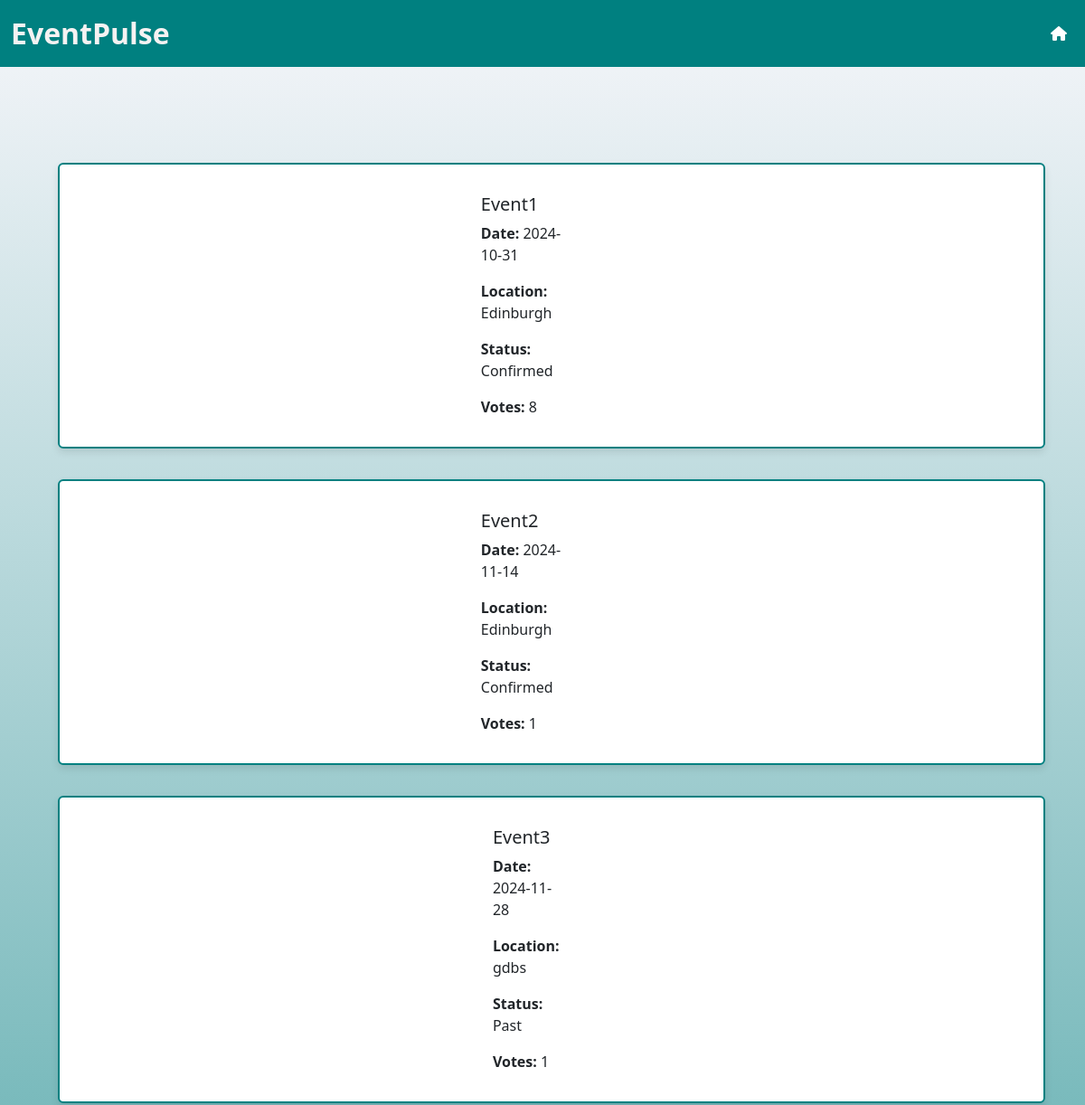
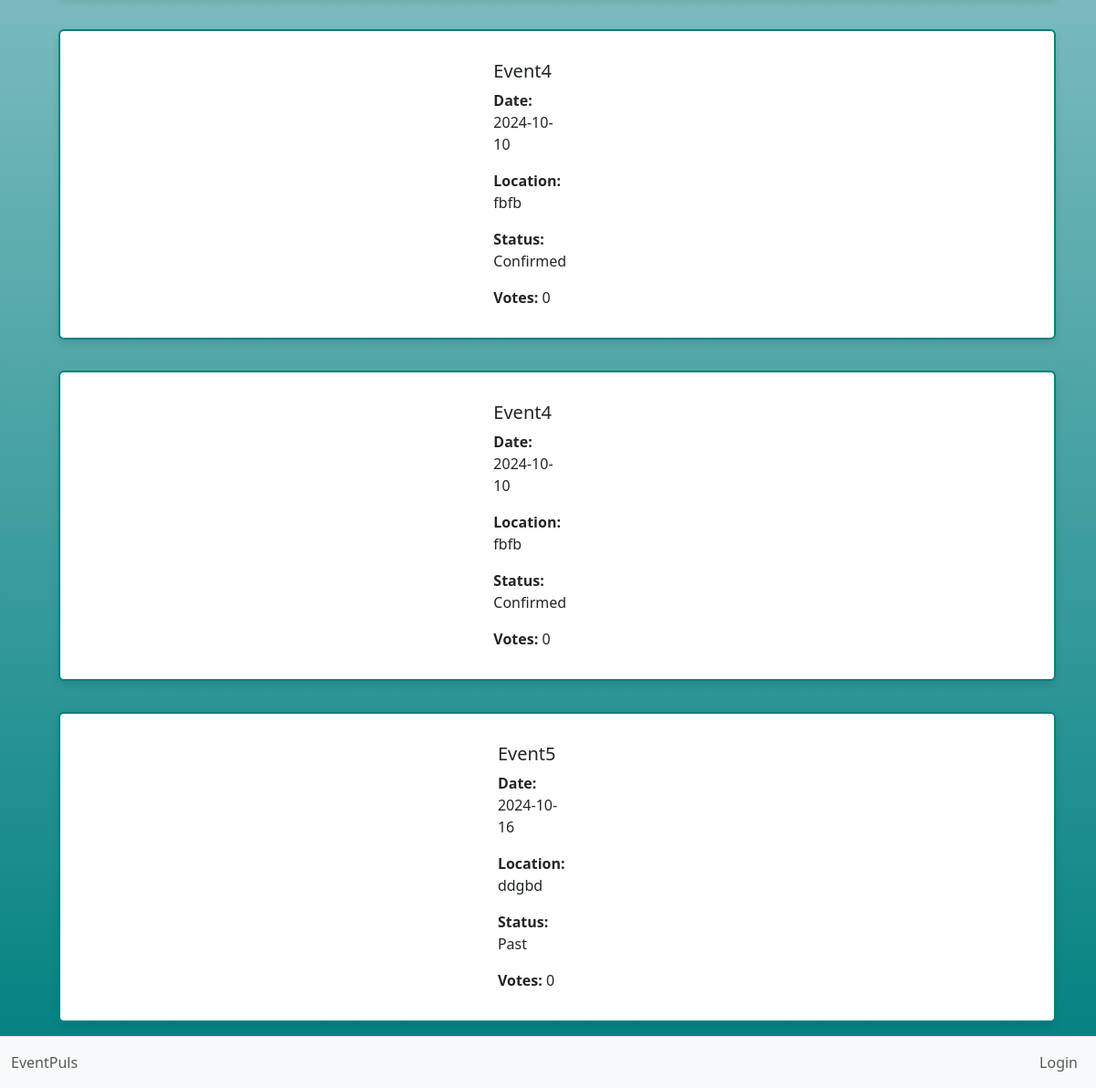
Before: / with the older database file (2 pictures, top to bottom).
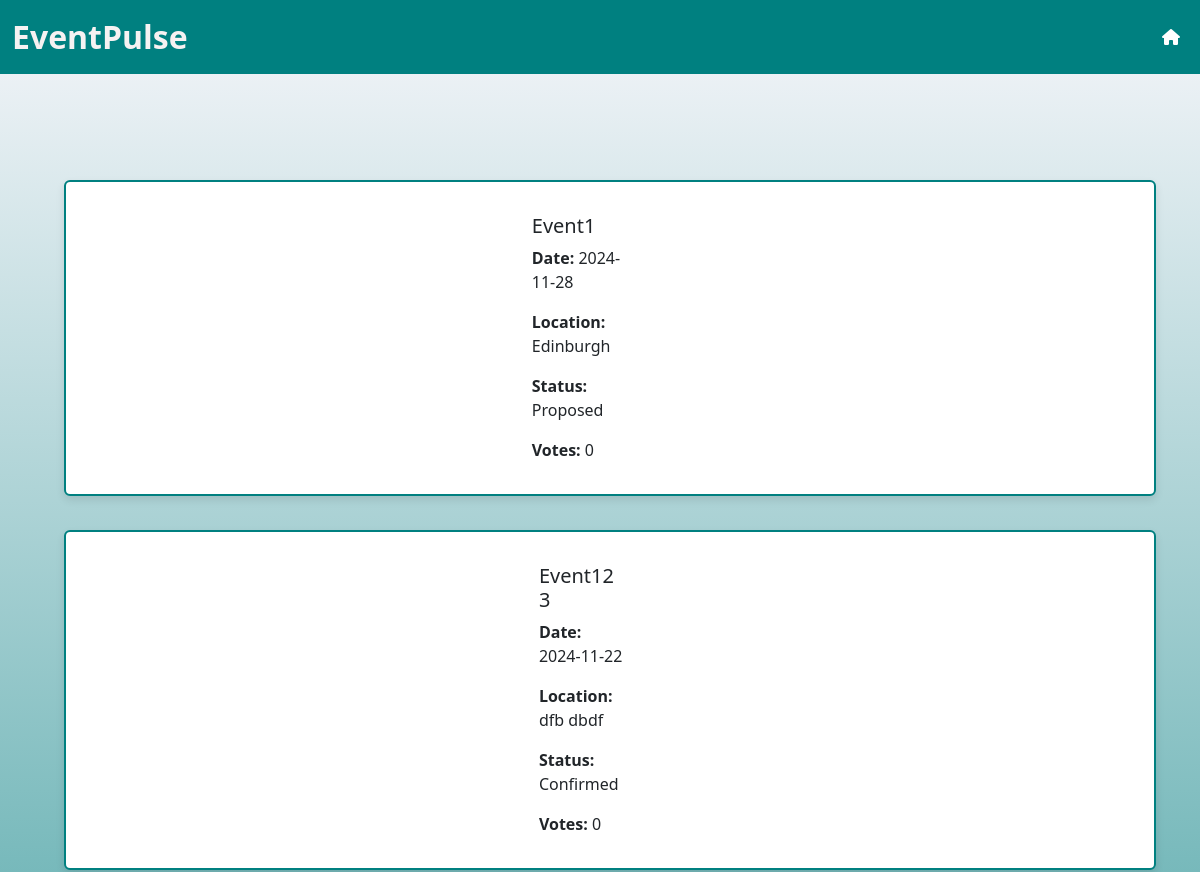
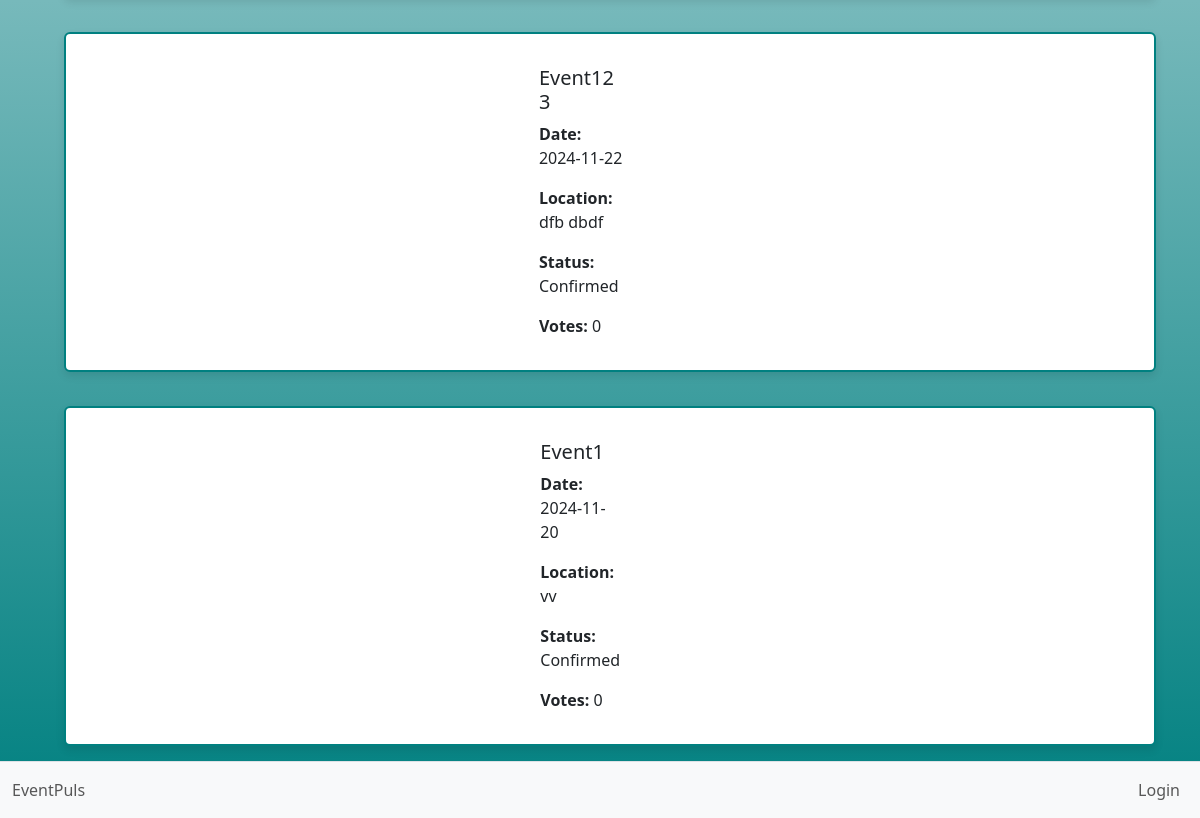
After: the same page with the newer database file (2 pictures, top to bottom).
### app.py (models this page shows)
class Event(db.Model):
    eventId = db.Column(db.Integer, primary_key=True)
    eventName = db.Column(db.String(100), nullable=False)
    description = db.Column(db.Text)
    date = db.Column(db.Date, nullable=False)
    location = db.Column(db.String(100), nullable=False)
    tag = db.Column(db.Enum(EventStatus), nullable=False)
    votes = db.Column(db.Integer, default=0)

### app.py (the view)
@app.route('/')
def index():
    events = Event.query.all()  # Fetch all events from the database
    return render_template('index.html', events=events)

### templates/index.html (shortened to what this page needs)
{% extends 'base.html' %}
{% block content %}
        <div class="container mt-5 d-flex flex-column align-items-center">
            <div class="event-container w-100 mt-5 d-flex flex-column align-items-center">
                {% if events %}
                    {% for event in events %}
                        <div class="card mb-4">
                            <a href="{{ url_for('admin_event_detail', event_id=event.eventId) }}" class="text-decoration-none text-dark">
                                <div class="row g-0">
                                    <div class="col-md-8">
                                        <div class="card-body">
                                            <h5 class="card-title">{{ event.eventName }}</h5>
                                            <p class="card-text"><strong>Date:</strong> {{ event.date }}</p>
                                            <p class="card-text"><strong>Location:</strong> {{ event.location }}</p>
                                            <p class="card-text"><strong>Status:</strong> {{ event.tag.value }}</p>
                                            <p class="card-text"><strong>Votes:</strong> {{ event.votes }}</p>
                                        </div>
                                    </div>
                                </div>
                            </a>
                        </div>
                    {% endfor %}
                {% else %}
                    <p class="text-center">No events found.</p>
                {% endif %}
            </div>
        </div>
{% endblock %}

### templates/base.html (shortened to what this page needs)
<!doctype html>
<html lang="en">
<head>
    <link rel="stylesheet" href="{{ url_for('static', filename='css/style.css') }}">
    <link href="https://cdn.jsdelivr.net/npm/bootstrap@5.3.3/dist/css/bootstrap.min.css" rel="stylesheet">
</head>
<body>
      <nav class="navbar navbar-expand-lg navbar-light ">
        <div class="container-fluid">
          <a class="navbar-brand" id="brand1" href="{{ url_for('index') }}">EventPulse</a>
          <div class="collapse navbar-collapse" id="navbarNav">
            <ul class="navbar-nav ms-auto">
              {% if current_user.is_authenticated %}
                <li class="nav-item">
                    {% if request.path == url_for('admin_index') %}
                    <a class="nav-link" href="{{ url_for('index') }}">
                        <i class="fa-solid fa-house fa-lg" style="color: #ffffff;"></i>
                    </a>
                 </li>
                 {% endif %}
                 {% if request.path == url_for('index') %}
                <li class="nav-item">
                    <a class="nav-link" href="{{ url_for('admin_index') }}">
                        <i class="fa-solid fa-gear fa-lg" style="color: #ffffff;"></i>
                    </a>
                </li>
                {% endif %}
                <li class="nav-item">
                    <a class="nav-link" href="{{ url_for('logout') }}">
                        <i class="fas fa-sign-out-alt fa-lg" style="color: #ffffff;"></i>
                    </a>
                  </li>
              {% else %}
                <li class="nav-item">
                  <a class="nav-link" href="{{ url_for('index') }}">
                    <i class="fa-solid fa-house" style="color: #ffffff;"></i>
                  </a>
                </li>
              {% endif %}
            </ul>
          </div>
        </div>
      </nav>
    <div class="container">
        {% block content %}
        {% endblock %}
    </div>
     <br><br>
    <footer class="navbar navbar-expand-lg navbar-light bg-light fixed-bottom border-top">
        <div class="container-fluid justify-content-between">
            <span class="navbar-text">
                {% block page_name %}EventPuls{% endblock %}
            </span>
            <ul class="navbar-nav">
                {% if current_user.is_authenticated %}
                    <li class="nav-item">
                        <a class="nav-link" href="{{ url_for('logout') }}">Logout</a>
                    </li>
                {% else %}
                    <li class="nav-item">
                        <a class="nav-link" href="{{ url_for('login') }}">Login</a>
                    </li>
                {% endif %}
            </ul>
        </div>
    </footer>
</body>
</html>

### static/css/style.css (style rules this page uses)
body { background: rgb(246,246,250); background: linear-gradient(180deg, rgba(246,246,250,1) 0%, rgba(0,128,128,1) 100%); color: #f9f9f9; font-family: Arial, sans-serif; margin: 0; padding: 0; }
.navbar-light { background-color: #008080 !important; }
#brand1 { color: #f6f2f2 !important; font-weight: bold !important; font-size: 2.0rem !important; }
.event-container { display: flex; justify-content: center; flex-wrap: wrap; }
.card { background-color: #fff; border-radius: 8px; border: 2px solid #008080 !important; box-shadow: 0 4px 8px rgba(0, 0, 0, 0.1); padding: 16px; margin: 10px; width: 100%; display: flex; flex-direction: row; align-items: center; }
.card-body { width: 100% !important; overflow-wrap: break-word; word-wrap: none !important; overflow-wrap: none !important; }

Changed rows visible on the page:
removed Event: eventName "Event4", date "2024-10-10", location "fbfb", tag.value "Confirmed", votes "0"
removed Event: eventName "Event5", date "2024-10-16", location "ddgbd", tag.value "Past", votes "0"
changed Event "Edinburgh": date "2024-10-31" → "2024-11-28"; tag.value "Confirmed" → "Proposed"; votes "8" → "0"
changed Event (number 2 of 4 on the later page): eventName "Event2" → "Event123"; date "2024-11-14" → "2024-11-22"; location "Edinburgh" → "dfb dbdf"; votes "1" → "0"
changed Event (number 3 of 4 on the later page): eventName "Event3" → "Event123"; date "2024-11-28" → "2024-11-22"; location "gdbs" → "dfb dbdf"; tag.value "Past" → "Confirmed"; votes "1" → "0"
changed Event (number 4 of 4 on the later page): eventName "Event4" → "Event1"; date "2024-10-10" → "2024-11-20"; location "fbfb" → "vv"
